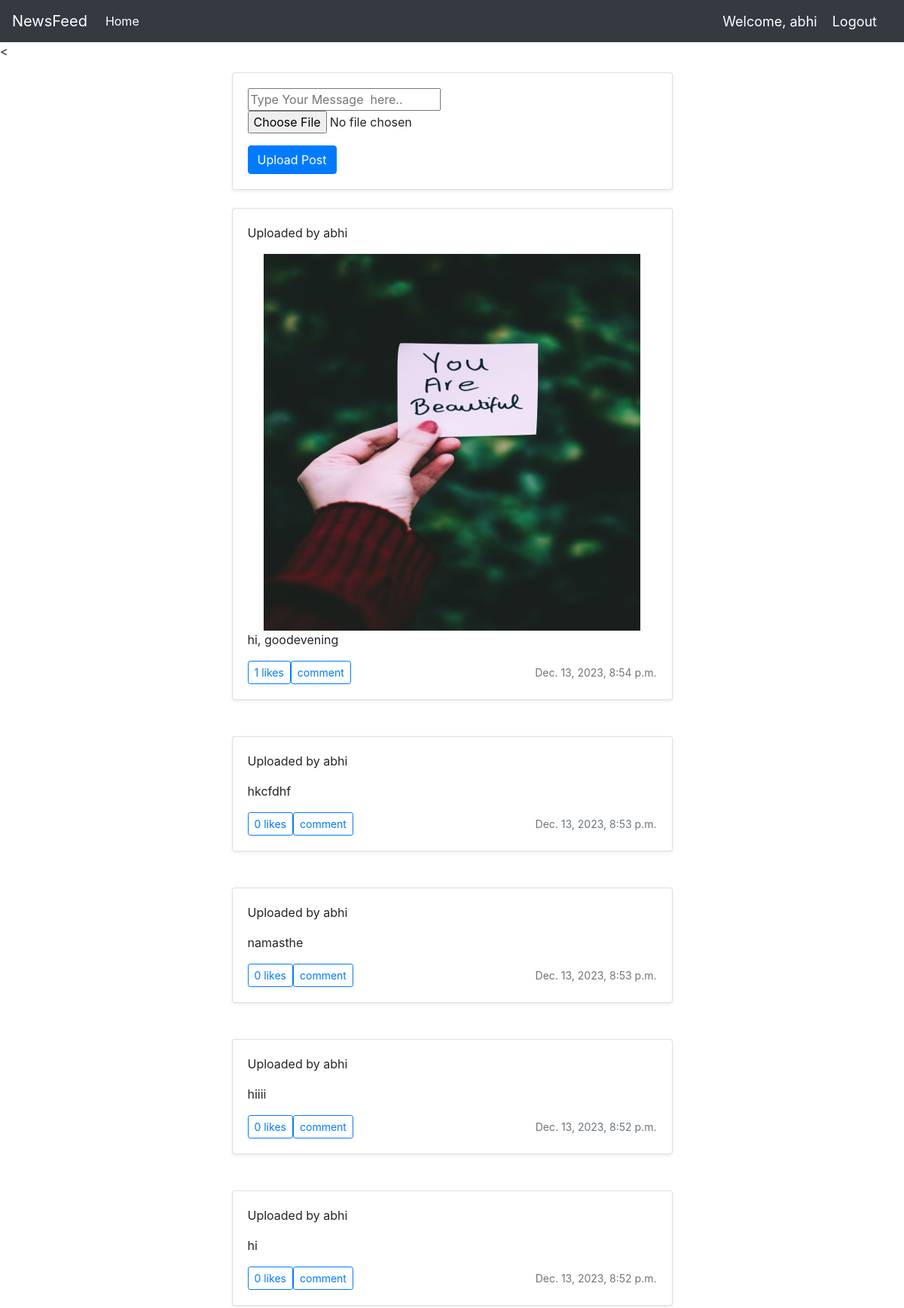
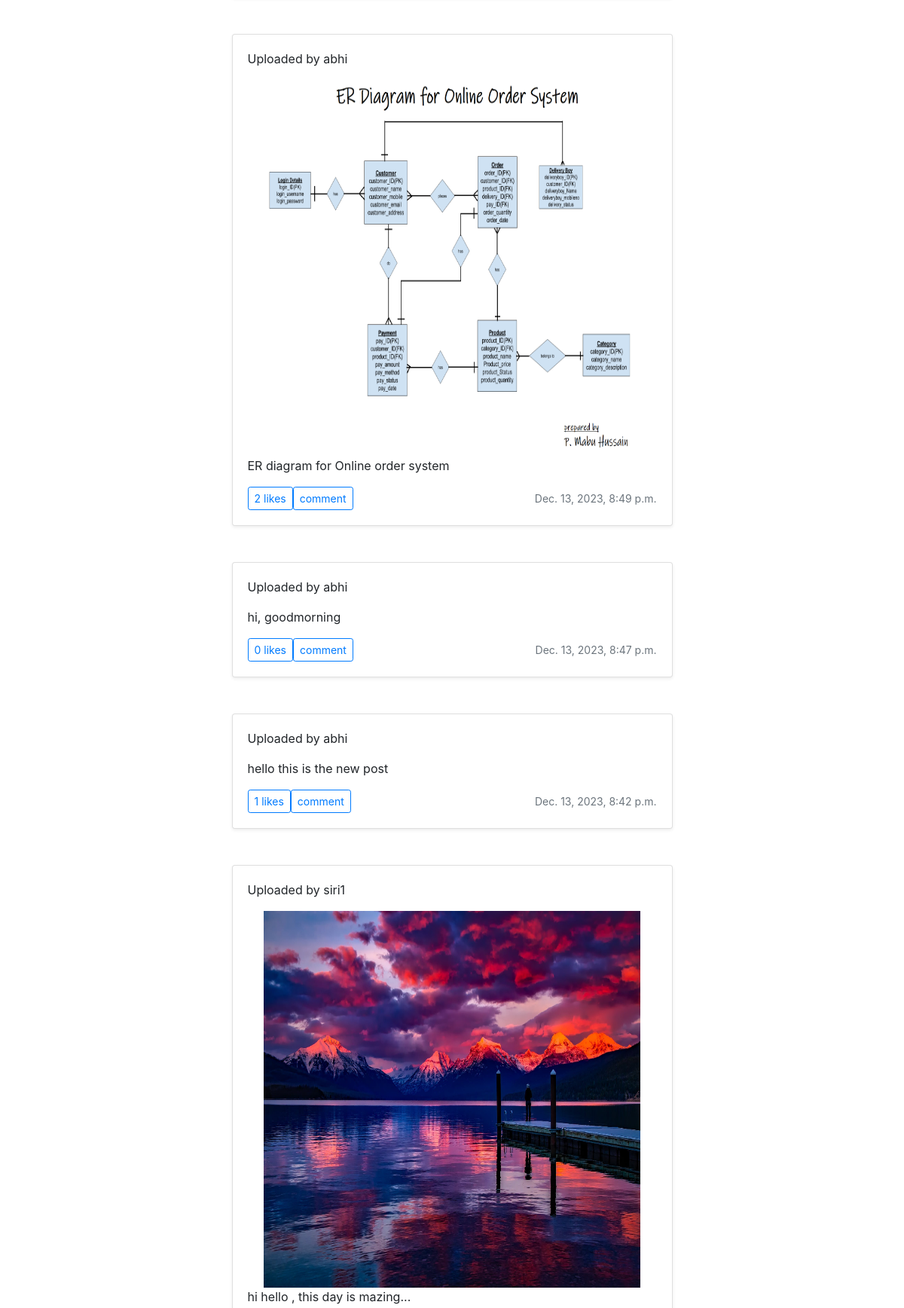
/feed/ (signed in, upper part), run on the app's committed database (2 pictures, top to bottom).
### msgfeedApp/models.py (models this page shows)
class Message(models.Model):
    person =models.CharField(max_length=500, null=True)
    message = models.CharField(max_length=500, null=True)
    image = models.ImageField(upload_to = 'media', blank=True)
    no_of_likes = models.IntegerField(null=True, default=0)
    no_of_comments = models.IntegerField(null=True, default=0)
    created_date = models.DateTimeField(auto_now_add=True)
    def __str__(self):
        return self.message

### msgfeedApp/views.py (the view, shortened to what this page needs)
# urls.py: path('feed/', views.Feedpage, name="feed"),
@login_required(login_url='login')
def Feedpage(request):
    form = MessageForm()
    messages = Message.objects.all().order_by('-created_date')
    context = {
    'messages':messages,
    'form':form
    }
    return render(request, 'msgfeedApp/msgfeed.html',context)

### msgfeedApp/forms.py
class MessageForm(ModelForm):
    class Meta:
        model = Message
        fields = ['message', 'image']

### msgfeedApp/templates/msgfeedApp/msgfeed.html
{% extends 'msgfeedApp/home.html' %}
    {% block content %}
{% include 'msgfeedApp/msgfeed_form1.html' %}
{% for message in messages %}
  <div class="row" >
        <div class="col-md-3"> </div>
          <div class="col-md-6">
            <div class="card mb-4 shadow-sm">
              <div class="card-body">
                <p class="card-text" >Uploaded by {{message.person}} </p>
                {%if message.image%}
                    <div style="text-align: center;">
                      <img src="{{message.image.url}}" height=500 width = 500 alt="">
                    </div>
                {%endif%}
                <p class="card-text">{{message}}</p>
                <div class="d-flex justify-content-between align-items-center">
                  <div class="btn-group">
                    <a href="{% url 'likepost' message.id %}"><button type="button" id = 'likebtn' name ="like" class="btn btn-sm btn-outline-primary">{{message.no_of_likes}} likes</button></a>
                    <a href="{% url 'commentpost' message.id %}" id="popup-link"> <button type="button" name = "comment" class="btn btn-sm btn-outline-primary" data-toggle="collapse" data-target="#demo">comment</button></a>
                  </div>
                  <small class="text-muted">{{message.created_date}}</small>
                </div>
              </div>
            </div>
          </div>
        <div class="col-md-3"></div>
  </div>
  <br>
  {%endfor%}
    {% endblock %}

### msgfeedApp/templates/msgfeedApp/home.html (shortened to what this page needs)
<!DOCTYPE html>
<html lang="en" dir="ltr">
  <head>
    <link rel="stylesheet" href="https://cdn.jsdelivr.net/npm/bootstrap@4.6.2/dist/css/bootstrap.min.css">
  </head>
  <body>
    {% include 'msgfeedApp/navbar.html' %}
    {% block content %}
    {% endblock %}
  </body>
</html>

### msgfeedApp/templates/msgfeedApp/navbar.html (shortened to what this page needs)
<nav class="navbar navbar-expand-lg navbar-dark bg-dark">
  <a class="navbar-brand" href="#">NewsFeed</a>
  <div class="collapse navbar-collapse" id="navbarNav">
    <ul class="navbar-nav">
      <li class="nav-item active">
        <a class="nav-link" href="/feed">Home <span class="sr-only">(current)</span></a>
      </li>
  </div>
  <span class="hello-msg">Welcome, {{request.user}}  </span>
  <span><a class="hello-msg" href="{%url 'logout'%}">Logout</a></span>
</nav>
<<p></p>

### msgfeedApp/templates/msgfeedApp/msgfeed_form1.html (shortened to what this page needs)
<form class="" action="" method="post" enctype="multipart/form-data" autocomplete="off">
<div class="row" >
      <div class="col-md-3">
      </div>
      <div class="col-md-6">
        <div class="card mb-6 shadow-sm">
          <div class="card-body">
            <p class="card-text" > {{form.message}} {{form.image}} </p>
            <input type="submit" name="" value="Upload Post" class = 'btn btn-primary '>
          </div>
        </div>
      </div>
      <div class="col-md-3">
      </div>
</div>
<br>
</form>
</body>

### msgfeedApp/templates/msgfeedApp/navbar.html (style rules this page uses)
.hello-msg { font-size: 18px; color:#fff; margin-right:20px; }

### data on the page
Message: person "abhi", image (picture), message "hi, goodevening", no_of_likes "1", created_date "Dec. 13, 2023, 8:54 p.m."
Message: person "abhi", message "hkcfdhf", no_of_likes "0", created_date "Dec. 13, 2023, 8:53 p.m."
Message: person "abhi", message "namasthe", no_of_likes "0", created_date "Dec. 13, 2023, 8:53 p.m."
Message: person "abhi", message "hiiii", no_of_likes "0", created_date "Dec. 13, 2023, 8:52 p.m."
Message: person "abhi", message "hi", no_of_likes "0", created_date "Dec. 13, 2023, 8:52 p.m."
Message: person "abhi", image (picture), message "ER diagram for Online order system", no_of_likes "2", created_date "Dec. 13, 2023, 8:49 p.m."
Message: person "abhi", message "hi, goodmorning", no_of_likes "0", created_date "Dec. 13, 2023, 8:47 p.m."
Message: person "abhi", message "hello this is the new post", no_of_likes "1", created_date "Dec. 13, 2023, 8:42 p.m."
Message: person "siri1", image (picture), message "hi hello , this day is mazing..."

### other printed values
{{ request.user }} "abhi"
